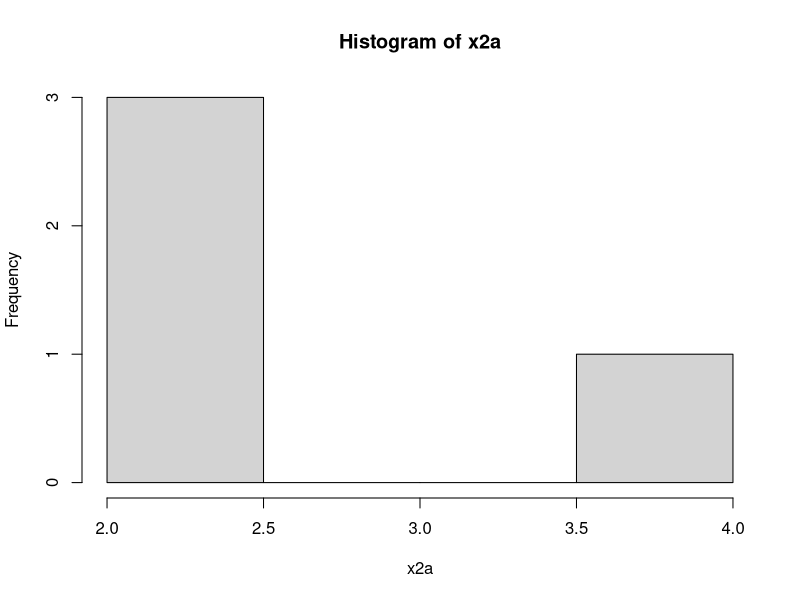
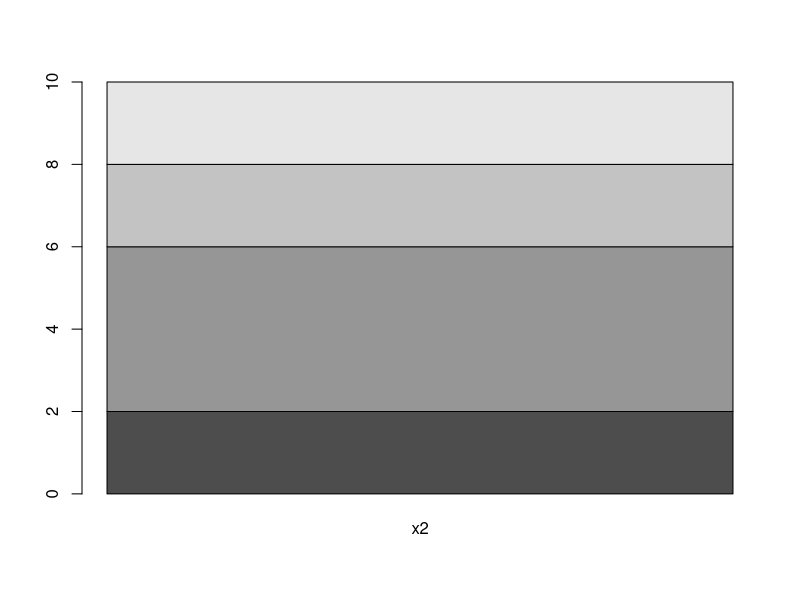
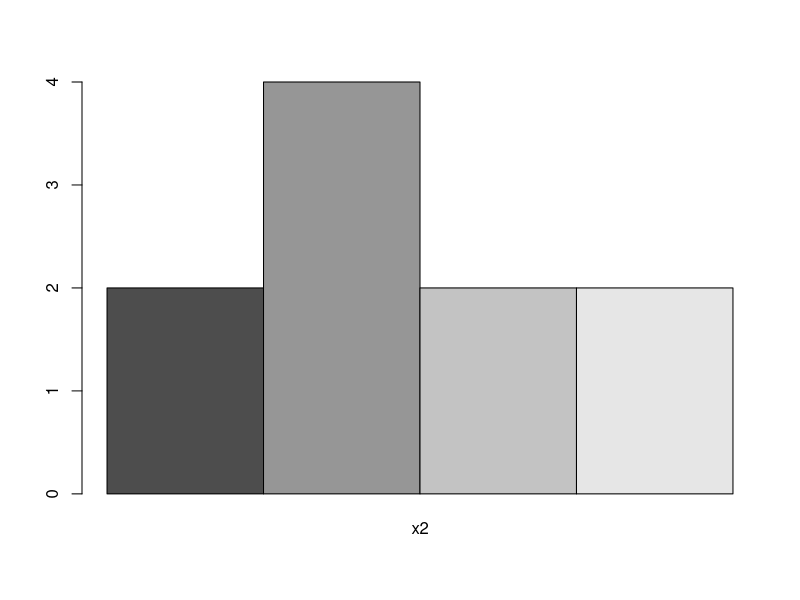

These charts were generated, in order, by the following R code: (Note: this script raises an error after producing the figures.)
# Frequency Distribution

#Discrete Cat Data
(attend = c('A','P','P','A','P','A'))
table(attend)
cbind(table(attend))  # A & P on left side

#Discrete Category Data


color=c('blue','green','blue','magenta','blue','green', 'magenta','black','blue','black')
(x2 = table(color))
(x2a = cbind(x2))
hist(x2a)  # not relevant 
barplot(x2a)  # not good
barplot(x2a, beside=T)  # Better
unique(color) ; length(unique('yellow','orange','red','green'))
barplot(x2a, beside=T, col=rainbow(length(unique(color))))
barplot(x2a, beside=T, col=sort(unique(color)), names.arg=names(x2))

pie(x2a)

#Continuous Data 
set.seed(1234)
x3 = runif(100,0,150)  # 0 to 150 marks range, 100 values 
x3
x3 = ceiling(x3)  #round to higher value
x3
range(x3)
# Divide range into step of 15 ie 10 levels
breaks = seq(0,150,by=15)
breaks
length(breaks)
x3
#x3[1] = 60; x3[2] = 75
x3.cut = cut(x3, breaks)
x3.cut
table(x3.cut)
cbind(table(x3.cut))  #see it vertically

#give intervals a character values a, b..
(x3.cut = cut(x3, breaks, labels=letters[1:10]))
#(x3.cut = cut(x3, breaks, labels=letters[1:length(breaks)-1]))
x3.cut

(x3a = table(x3.cut))
(x3b = cbind(x3a))

#plot these freq Table: which is better
hist(x3b)
pie(x3b)
barplot(x3b, beside=T)
barplot(x3b, beside=T, names.arg =rownames(x3b))
plot(x3b)


# and so..on like previous eg